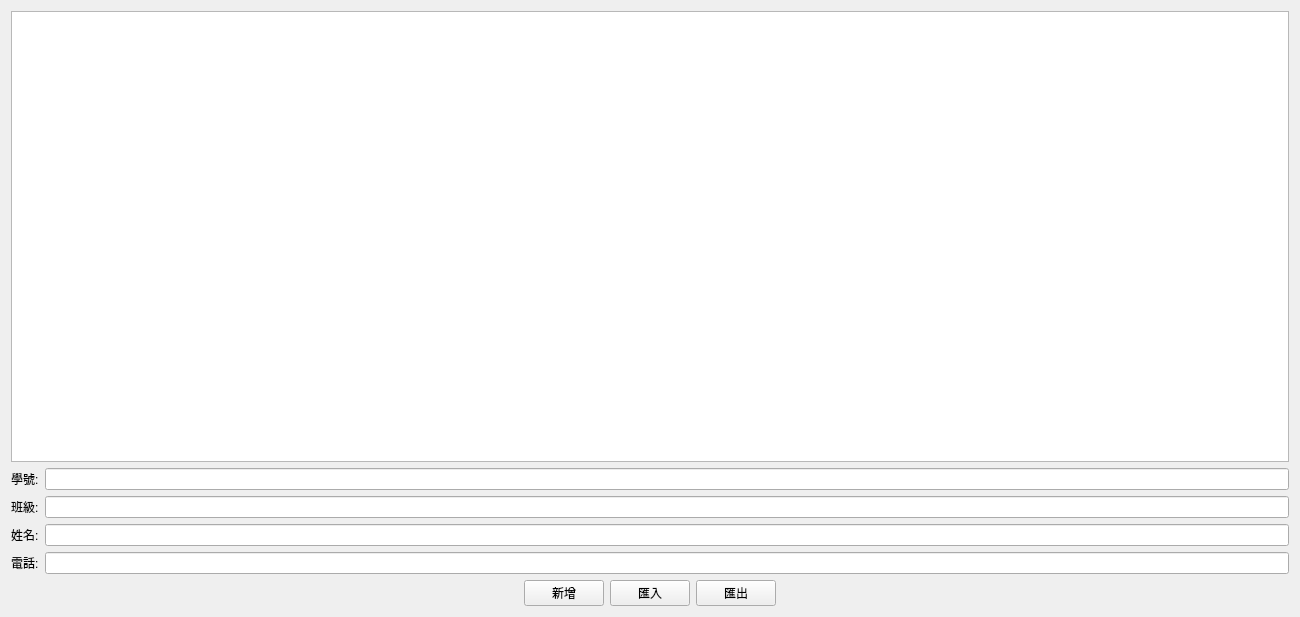
<?xml version="1.0" encoding="UTF-8"?>
<ui version="4.0">
 <class>MyWidget</class>
 <widget class="QWidget" name="MyWidget">
  <property name="geometry">
   <rect>
    <x>0</x>
    <y>0</y>
    <width>1300</width>
    <height>617</height>
   </rect>
  </property>
  <property name="windowTitle">
   <string>MyWidget</string>
  </property>
  <layout class="QVBoxLayout" name="verticalLayout">
   <item>
    <widget class="QTableWidget" name="tableWidget"/>
   </item>
   <item>
    <layout class="QFormLayout" name="formLayout">
     <item row="0" column="1">
      <widget class="QLineEdit" name="lineEdit"/>
     </item>
     <item row="1" column="0">
      <widget class="QLabel" name="label_2">
       <property name="text">
        <string>班級:</string>
       </property>
      </widget>
     </item>
     <item row="1" column="1">
      <widget class="QLineEdit" name="lineEdit_2"/>
     </item>
     <item row="2" column="0">
      <widget class="QLabel" name="label_3">
       <property name="text">
        <string>姓名:</string>
       </property>
      </widget>
     </item>
     <item row="2" column="1">
      <widget class="QLineEdit" name="lineEdit_3"/>
     </item>
     <item row="3" column="0">
      <widget class="QLabel" name="label_4">
       <property name="text">
        <string>電話:</string>
       </property>
      </widget>
     </item>
     <item row="3" column="1">
      <widget class="QLineEdit" name="lineEdit_4"/>
     </item>
     <item row="0" column="0">
      <widget class="QLabel" name="label">
       <property name="text">
        <string>學號:</string>
       </property>
      </widget>
     </item>
    </layout>
   </item>
   <item>
    <layout class="QHBoxLayout" name="horizontalLayout">
     <item>
      <spacer name="horizontalSpacer_2">
       <property name="orientation">
        <enum>Qt::Orientation::Horizontal</enum>
       </property>
       <property name="sizeHint" stdset="0">
        <size>
         <width>40</width>
         <height>20</height>
        </size>
       </property>
      </spacer>
     </item>
     <item>
      <widget class="QPushButton" name="pushButton">
       <property name="text">
        <string>新增</string>
       </property>
      </widget>
     </item>
     <item>
      <widget class="QPushButton" name="pushButton_3">
       <property name="text">
        <string>匯入</string>
       </property>
      </widget>
     </item>
     <item>
      <widget class="QPushButton" name="pushButton_2">
       <property name="text">
        <string>匯出</string>
       </property>
      </widget>
     </item>
     <item>
      <spacer name="horizontalSpacer">
       <property name="orientation">
        <enum>Qt::Orientation::Horizontal</enum>
       </property>
       <property name="sizeHint" stdset="0">
        <size>
         <width>40</width>
         <height>20</height>
        </size>
       </property>
      </spacer>
     </item>
    </layout>
   </item>
  </layout>
 </widget>
 <resources/>
 <connections/>
</ui>
